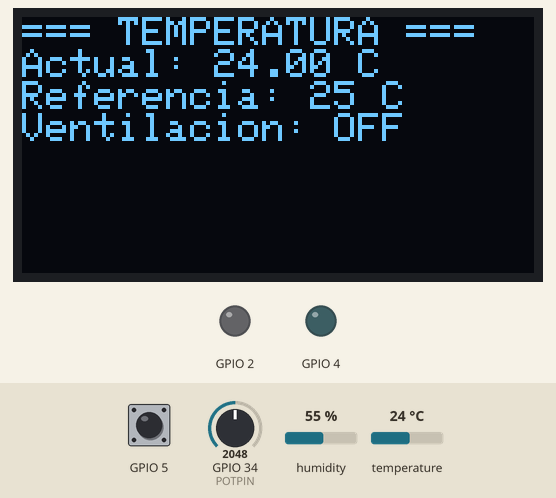
Recording of a program running on a simulated ESP32. Parts: 128×64 one-colour display, output pins drawn as LEDs (lit = HIGH). Dashed ring = blinking. Inputs (shaded band) come from the test bench; at power-on: temperature 24 °C, GPIO 5 HIGH, humidity 55 %, GPIO 34 (POTPIN) = 2048. Random numbers use the default seed unless the program sets one; what the program prints to the serial monitor is not drawn.

Above: at 3.2 s.
3.3 s: temperature set to 25.7 °C
At 5.1 s:
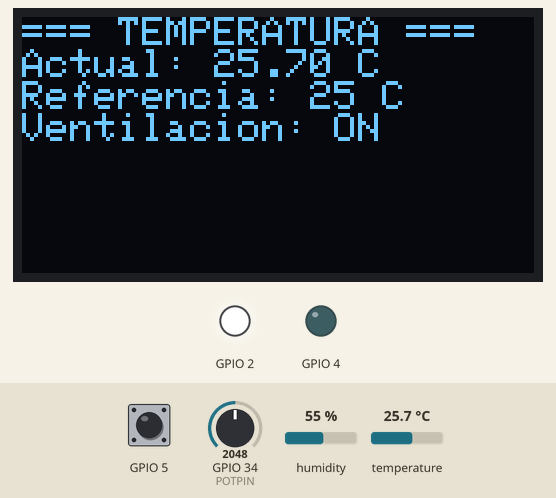
5.6 s: GPIO 5 pulled LOW for 3.2 s
At 9.5 s:
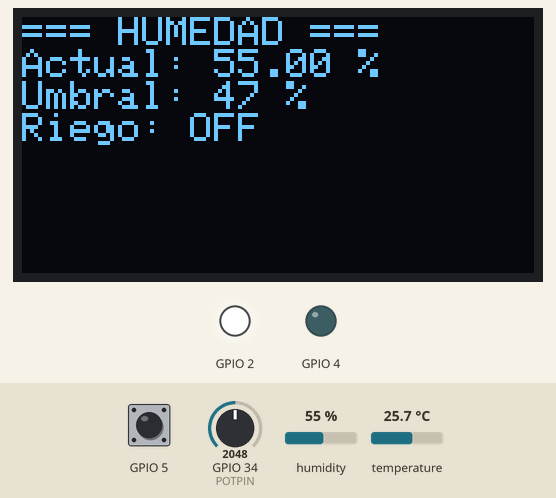
10.3 s: humidity set to 48 %
At 11.4 s:
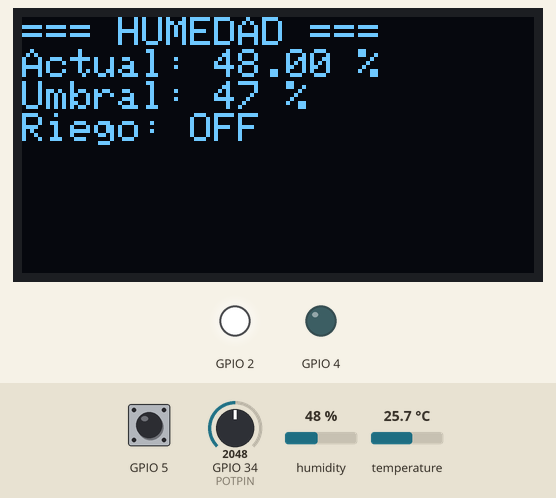
12.4 s: humidity set to 45 %
At 13.5 s:
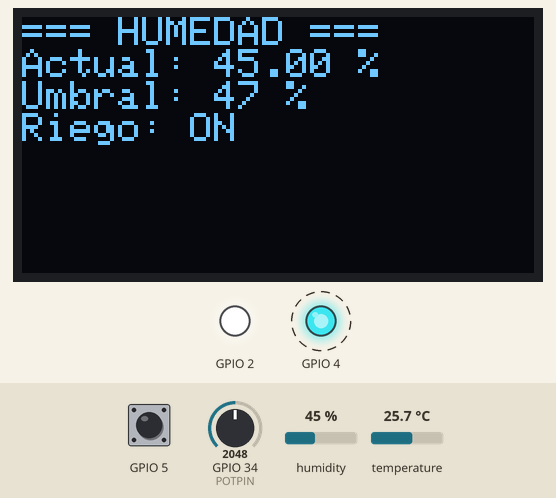
16.1 s: GPIO 34 (POTPIN) set to 2208
17.6 s: GPIO 34 (POTPIN) set to 2295
At 18.7 s:
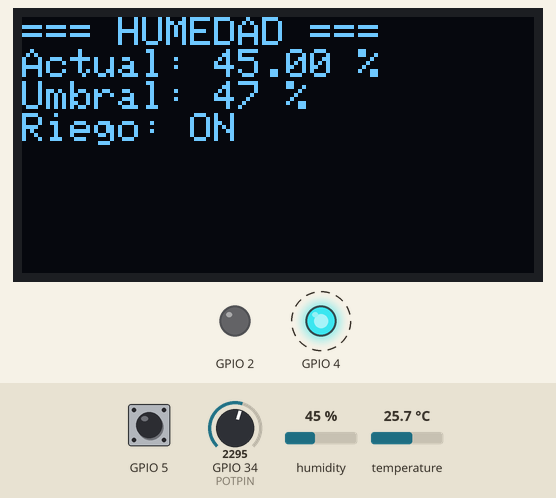
Timing chart, 0 to 21.9 s (numbered marks = the images above; inputs shaded):
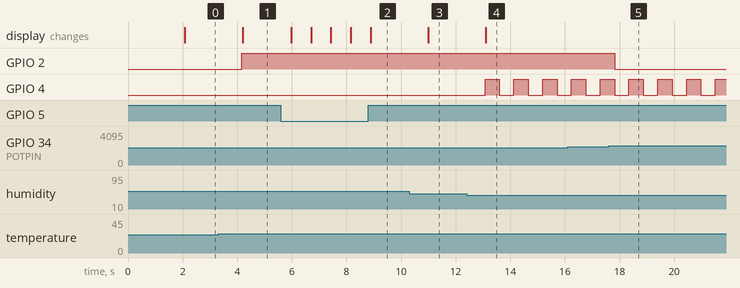

The program:

main.cpp
```cpp
#include <Arduino.h>
//#include <Adafruit_GFX.h>
#include <Adafruit_SSD1306.h>
#include "Device.h"

#define DHTPIN 15
#define DHTTYPE DHT22
#define POTPIN 34
#define LED_VENT 2
#define LED_RIEGO 4
#define BUTTON 5

Adafruit_SSD1306 display(128, 64, &Wire);
Device device(DHTPIN, DHTTYPE, POTPIN, LED_VENT, LED_RIEGO, BUTTON, &display);

void setup()
{
    Serial.begin(115200);
    while(!Serial); // Espera a que se abra el monitor serie
    if (!display.begin(SSD1306_SWITCHCAPVCC, 0x3C))
    {
        Serial.println("Error al inicializar OLED");
        for (;;)
            ;
    }
    Serial.println("Sistema iniciado");
    device.begin();

    Serial.println("Sistema iniciado");
}

void loop()
{
    device.update();
    delay(500);
}
```

Measured:
- the behaviour switches between 25 and 25.1 °C on temperature (found by bisection; images 0 and 1)
- the behaviour switches between 47 and 46 % on humidity (found by bisection; images 3 and 4)
- the behaviour switches between 2252 and 2253 on GPIO 34 (POTPIN) (found by bisection; images 4 and 5)
- after the input at 3.3 s, GPIO 2: LOW → HIGH after 0.87 s; the display: changes after 0.90 s (image 1)
- after the input at 5.6 s, the display: changes after 0.37 s (image 2)
- after the input at 10.3 s, the display: changes after 0.69 s (image 3)
- after the input at 12.4 s, GPIO 4: alternates HIGH for 0.53 s and LOW for 0.53 s, starting after 0.68 s; the display: changes after 0.70 s (image 4)
- after the input at 17.6 s, GPIO 2: HIGH → LOW after 0.22 s
